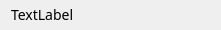
<?xml version="1.0" encoding="UTF-8"?>
<ui version="4.0">
 <class>DialogTitleWidgetClass</class>
 <widget class="QWidget" name="DialogTitleWidgetClass">
  <property name="geometry">
   <rect>
    <x>0</x>
    <y>0</y>
    <width>221</width>
    <height>30</height>
   </rect>
  </property>
  <property name="sizePolicy">
   <sizepolicy hsizetype="Preferred" vsizetype="Fixed">
    <horstretch>0</horstretch>
    <verstretch>30</verstretch>
   </sizepolicy>
  </property>
  <property name="minimumSize">
   <size>
    <width>24</width>
    <height>30</height>
   </size>
  </property>
  <property name="maximumSize">
   <size>
    <width>16777215</width>
    <height>30</height>
   </size>
  </property>
  <property name="windowTitle">
   <string>Form</string>
  </property>
  <property name="styleSheet">
   <string notr="true">QPushButton{border:1px solid #D2D2D2;border-radius:2px;background-image:url(:/LtpClient/image/to_previous.png);background-color:#F5F5F5;background-position:center;}
QPushButton:!enabled{background-image:url(:/LtpClient/image/to_previous_disabled.png);background-color:#F5F5F5;}
QPushButton:pressed{background-image:url(:/LtpClient/image/to_previous.png);background-color:#E1EBFF;}</string>
  </property>
  <layout class="QHBoxLayout" name="horizontalLayout_2" stretch="0">
   <property name="spacing">
    <number>0</number>
   </property>
   <property name="margin">
    <number>0</number>
   </property>
   <item>
    <widget class="QWidget" name="widget" native="true">
     <property name="styleSheet">
      <string notr="true">background:transparent;</string>
     </property>
     <layout class="QHBoxLayout" name="horizontalLayout">
      <property name="spacing">
       <number>0</number>
      </property>
      <property name="leftMargin">
       <number>11</number>
      </property>
      <property name="topMargin">
       <number>0</number>
      </property>
      <property name="rightMargin">
       <number>9</number>
      </property>
      <property name="bottomMargin">
       <number>0</number>
      </property>
      <item>
       <widget class="QLabel" name="titleLabel_">
        <property name="styleSheet">
         <string notr="true">font:14px SIMHEI;</string>
        </property>
        <property name="text">
         <string>TextLabel</string>
        </property>
       </widget>
      </item>
      <item>
       <spacer name="horizontalSpacer">
        <property name="orientation">
         <enum>Qt::Horizontal</enum>
        </property>
        <property name="sizeHint" stdset="0">
         <size>
          <width>111</width>
          <height>20</height>
         </size>
        </property>
       </spacer>
      </item>
      <item>
       <widget class="QPushButton" name="closeButton_">
        <property name="minimumSize">
         <size>
          <width>24</width>
          <height>24</height>
         </size>
        </property>
        <property name="maximumSize">
         <size>
          <width>24</width>
          <height>24</height>
         </size>
        </property>
        <property name="styleSheet">
         <string notr="true">QPushButton{border:none;background:transparent;background-image:url(&quot;:/LtpClient/image/close.png&quot;);}
QPushButton:pressed{border:none;background:#FA3200;background-image:url(&quot;:/LtpClient/image/close_pressed.png&quot;); background-repeat:none; background-position:center;}</string>
        </property>
        <property name="text">
         <string/>
        </property>
       </widget>
      </item>
     </layout>
    </widget>
   </item>
  </layout>
 </widget>
 <resources/>
 <connections/>
</ui>
